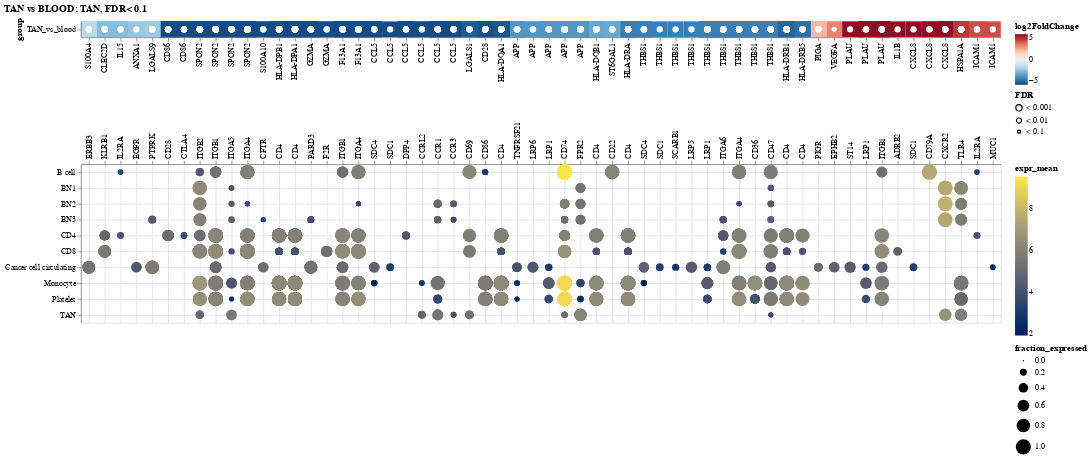

The notebook cell this image was saved under:
### Code cell
heatmap = cpdba.plot_result(
    cpdb_sig_int.loc[lambda x: x["source_genesymbol"].isin(top_genes)],
    title=title_plot,
    aggregate=False,
    cluster="heatmap",
    label_limit=110,
)
heatmap

### Figure 1 — Vega-Lite specification as saved in the notebook (floating-point values rounded to 4 significant figures; data arrays with more than 128 entries replaced by an {"elided": "..."} marker saying what was removed)
{"config": {"view": {"continuousWidth": 300, "continuousHeight": 300}, "concat": {"spacing": -20}, "mark": {"opacity": 1}}, "vconcat": [{"layer": [{"data": {"name": "data-2fa67c34b64e860362ab728b36ca4c79"}, "mark": {"type": "rect"}, "encoding": {"color": {"field": "log2FoldChange", "scale": {"domain": [-5.0, 5.0], "reverse": true, "scheme": "redblue"}, "type": "quantitative"}, "x": {"field": "interaction", "sort": ["S100A4_ERBB3", "CLEC2D_KLRB1", "IL15_IL2RA", "ANXA1_EGFR", "LGALS9_PTPRK", "CD86_CD28", "CD86_CTLA4", "SPON2_ITGB2", "SPON2_ITGB1", "SPON2_ITGA5", "SPON2_ITGA4", "S100A10_CFTR", "HLA-DPB1_CD4", "HLA-DPA1_CD4", "GZMA_PARD3", "GZMA_F2R", "F13A1_ITGB1", "F13A1_ITGA4", "CCL5_SDC4", "CCL5_SDC1", "CCL5_DPP4", "CCL5_CCRL2", "CCL5_CCR1", "CCL5_CCR3", "LGALS1_CD69", "CD28_CD86", "HLA-DQA1_CD4", "APP_TNFRSF21", "APP_LRP6", "APP_LRP1", "APP_CD74", "APP_FPR2", "HLA-DQB1_CD4", "ST6GAL1_CD22", "HLA-DRA_CD4", "THBS1_SDC4", "THBS1_SDC1", "THBS1_SCARB1", "THBS1_LRP5", "THBS1_LRP1", "THBS1_ITGA6", "THBS1_ITGA4", "THBS1_CD36", "THBS1_CD47", "HLA-DRB1_CD4", "HLA-DRB5_CD4", "PIGA_PIGR", "VEGFA_EPHB2", "PLAU_ST14", "PLAU_LRP1", "PLAU_ITGB1", "IL1B_ADRB2", "CXCL8_SDC1", "CXCL8_CD79A", "CXCL8_CXCR2", "HSPA1A_TLR4", "ICAM1_IL2RA", "ICAM1_MUC1"], "type": "nominal"}, "y": {"field": "group", "type": "nominal"}}, "title": ""}, {"data": {"name": "data-2fa67c34b64e860362ab728b36ca4c79"}, "mark": {"type": "point", "color": "white", "filled": true, "stroke": "black", "strokeWidth": 0}, "encoding": {"size": {"field": "FDR", "scale": {"domain": ["< 0.001", "< 0.01", "< 0.1"], "range": [64.0, 16.0, 4.0]}, "type": "nominal"}, "x": {"field": "interaction", "sort": ["S100A4_ERBB3", "CLEC2D_KLRB1", "IL15_IL2RA", "ANXA1_EGFR", "LGALS9_PTPRK", "CD86_CD28", "CD86_CTLA4", "SPON2_ITGB2", "SPON2_ITGB1", "SPON2_ITGA5", "SPON2_ITGA4", "S100A10_CFTR", "HLA-DPB1_CD4", "HLA-DPA1_CD4", "GZMA_PARD3", "GZMA_F2R", "F13A1_ITGB1", "F13A1_ITGA4", "CCL5_SDC4", "CCL5_SDC1", "CCL5_DPP4", "CCL5_CCRL2", "CCL5_CCR1", "CCL5_CCR3", "LGALS1_CD69", "CD28_CD86", "HLA-DQA1_CD4", "APP_TNFRSF21", "APP_LRP6", "APP_LRP1", "APP_CD74", "APP_FPR2", "HLA-DQB1_CD4", "ST6GAL1_CD22", "HLA-DRA_CD4", "THBS1_SDC4", "THBS1_SDC1", "THBS1_SCARB1", "THBS1_LRP5", "THBS1_LRP1", "THBS1_ITGA6", "THBS1_ITGA4", "THBS1_CD36", "THBS1_CD47", "HLA-DRB1_CD4", "HLA-DRB5_CD4", "PIGA_PIGR", "VEGFA_EPHB2", "PLAU_ST14", "PLAU_LRP1", "PLAU_ITGB1", "IL1B_ADRB2", "CXCL8_SDC1", "CXCL8_CD79A", "CXCL8_CXCR2", "HSPA1A_TLR4", "ICAM1_IL2RA", "ICAM1_MUC1"], "type": "nominal"}, "y": {"field": "group", "type": "nominal"}}}], "encoding": {"x": {"axis": {"labelExpr": "split(datum.label, '_')[0]", "orient": "bottom"}, "title": null}}}, {"data": {"name": "data-1c43ab25dedc8310b895a44b1a1e7746"}, "mark": {"type": "circle"}, "encoding": {"color": {"field": "expr_mean", "scale": {"scheme": "cividis"}, "type": "quantitative"}, "size": {"field": "fraction_expressed", "type": "quantitative"}, "x": {"axis": {"grid": true, "labelExpr": "split(datum.label, '_')[1]", "labelLimit": 110, "orient": "top", "title": null}, "field": "interaction", "sort": ["S100A4_ERBB3", "CLEC2D_KLRB1", "IL15_IL2RA", "ANXA1_EGFR", "LGALS9_PTPRK", "CD86_CD28", "CD86_CTLA4", "SPON2_ITGB2", "SPON2_ITGB1", "SPON2_ITGA5", "SPON2_ITGA4", "S100A10_CFTR", "HLA-DPB1_CD4", "HLA-DPA1_CD4", "GZMA_PARD3", "GZMA_F2R", "F13A1_ITGB1", "F13A1_ITGA4", "CCL5_SDC4", "CCL5_SDC1", "CCL5_DPP4", "CCL5_CCRL2", "CCL5_CCR1", "CCL5_CCR3", "LGALS1_CD69", "CD28_CD86", "HLA-DQA1_CD4", "APP_TNFRSF21", "APP_LRP6", "APP_LRP1", "APP_CD74", "APP_FPR2", "HLA-DQB1_CD4", "ST6GAL1_CD22", "HLA-DRA_CD4", "THBS1_SDC4", "THBS1_SDC1", "THBS1_SCARB1", "THBS1_LRP5", "THBS1_LRP1", "THBS1_ITGA6", "THBS1_ITGA4", "THBS1_CD36", "THBS1_CD47", "HLA-DRB1_CD4", "HLA-DRB5_CD4", "PIGA_PIGR", "VEGFA_EPHB2", "PLAU_ST14", "PLAU_LRP1", "PLAU_ITGB1", "IL1B_ADRB2", "CXCL8_SDC1", "CXCL8_CD79A", "CXCL8_CXCR2", "HSPA1A_TLR4", "ICAM1_IL2RA", "ICAM1_MUC1"], "type": "nominal"}, "y": {"axis": {"grid": true}, "field": "cell_type_sub", "title": null, "type": "nominal"}}}], "resolve": {"scale": {"color": "independent", "size": "independent", "x": "independent"}}, "title": "TAN vs BLOOD: TAN, FDR<0.1", "$schema": "https://vega.github.io/schema/vega-lite/v5.17.0.json", "datasets": {"data-2fa67c34b64e860362ab728b36ca4c79": {"elided": "796 records"}, "data-1c43ab25dedc8310b895a44b1a1e7746": {"elided": "796 records"}}}
